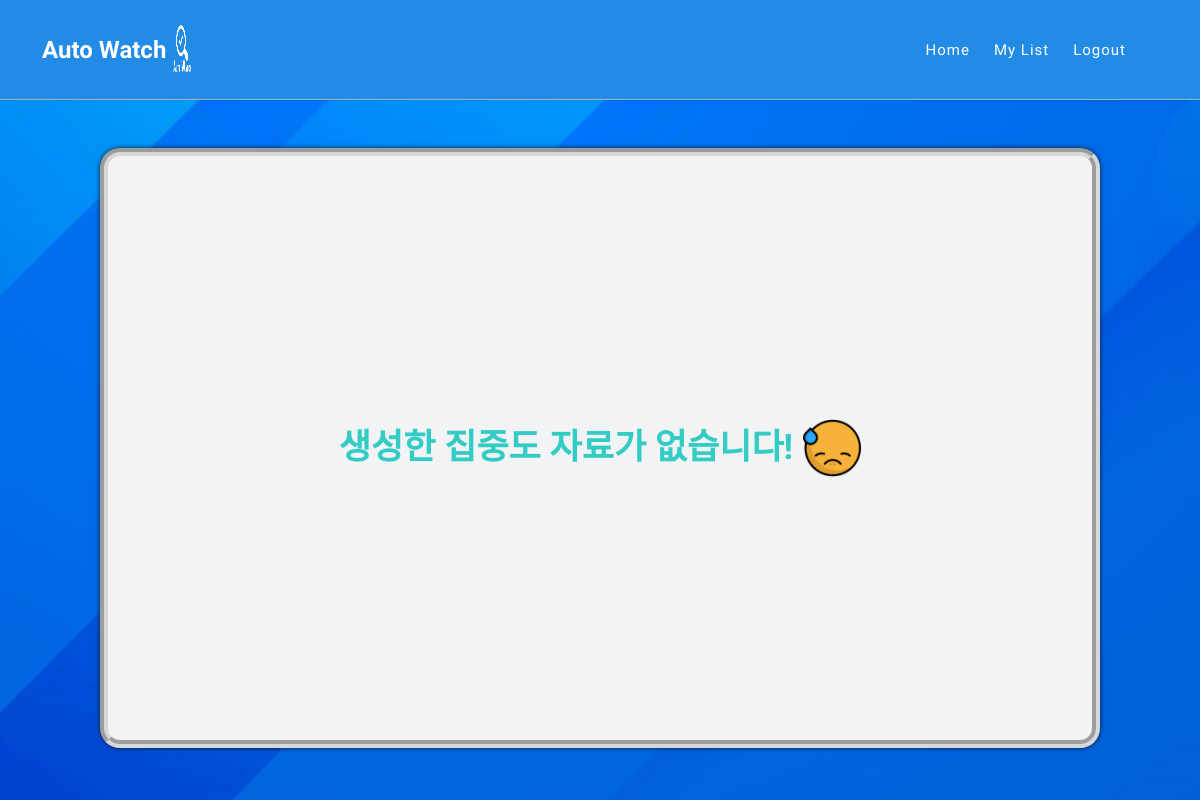
/main/list/analytics (signed in), run on an earlier commit of the app's database.
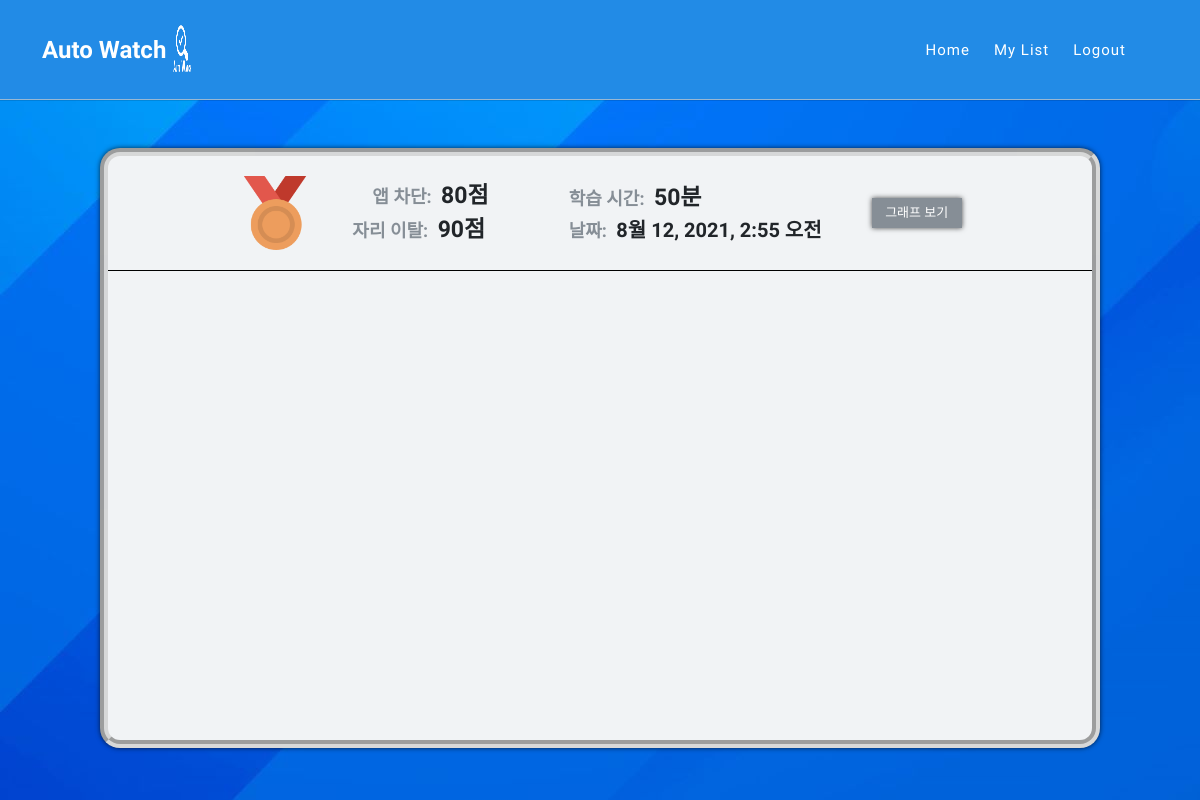
And on a later commit of the database.
### main/models.py (models this page shows, shortened)
class Analytics(models.Model):
    room_name = models.CharField(max_length=128, verbose_name="방 이름", default="NULL")
    email = models.EmailField(max_length=128, verbose_name="아이디",default="NULL")
    app = models.IntegerField(verbose_name="앱 차단 점수")
    person = models.IntegerField(verbose_name="자리 이탈 점수")
    time = models.IntegerField(verbose_name="학습 시간")
    make_date = models.DateTimeField(auto_now_add=True, verbose_name='생성 날짜')
    class Meta:
        db_table = 'analytics'
        verbose_name = '집중도'
        verbose_name_plural = '집중도'

### main/views.py (the view)
# urls.py: path('list/analytics',AnalyticsList.as_view()),
class AnalyticsList(ListView):
    model = Analytics
    template_name = 'analyticslist.html'
    def get_queryset(self):
        QuerySet = Analytics.objects.filter(email = self.request.session.get('user_email')).order_by('-make_date')
        return QuerySet

### main/templates/analyticslist.html (shortened to what this page needs)
<!DOCTYPE html>
<html lang="ko" id="html">
<head>
    <link href="/static/vendor/bootstrap/css/bootstrap.min.css" rel="stylesheet">
    <link rel="stylesheet" href="/static/assets/css/fontawesome.css">
    <link rel="stylesheet" href="/static/assets/css/templatemo-seo-dream.css?after">
    <link rel="stylesheet" href="/static/assets/css/main.css">
    <link rel="stylesheet" href="/static/assets/css/makeroom.css">
    <link rel="stylesheet" href="/static/assets/css/enterroom.css?after">
    <link rel="stylesheet" href="/static/assets/css/list.css?after?after?after?after">
    <link rel="stylesheet" href="/static/assets/css/animated.css">
    <link rel="stylesheet" href="https://cdnjs.cloudflare.com/ajax/libs/animate.css/4.1.1/animate.min.css"/>
    <link rel="stylesheet" href="/static/assets/css/owl.css">
</head>
<body>
    <div class="animate__animated animate__fadeInDown animate__delay-0.8s">
      <header class="header-area">
        <div class="container">
          <div class="row">
            <div class="col-12">
                <nav class="main-nav">
                  <a href="/main" class="logo">
                    <h4>Auto Watch <img src="/static/assets/images/자동감시로고_-removebg-preview.png" alt="" class="auto_logo"></h4>
                  </a>
                  <ul class="nav">
                    <li class="scroll-to-section"><a href="/main">Home</a></li>
                    <li class="scroll-to-section"><a href="/main/list">My List</a></li>
                    <li class="scroll-to-section"><a href="/logout">Logout</a></li>
                    <li class="scroll-to-section"></li>
                  </ul>
                </nav>
            </div>
          </div>
        </div>
      </header>
    </div>
    <div class="main">
      <div class="inner">
        <div class="list-wapper" id="list-wapper" name="list-wapper" >
          {% if object_list %}
            {% for Analytics in object_list %}
              {% if Analytics.app > 90 and Analytics.person > 90 and Analytics.time > 60 %}
                <div class="analytics-list">
                  <img src="/static/assets/images/gold-medal.png" alt="">
                  <div class="over"><span class="list-sub-text-anal">앱 차단: </span><span class="list-main-text">{{Analytics.app}}점</span><br><span class="list-sub-text">자리 이탈: </span><span class="list-main-text">{{Analytics.person}}점</span></div>
                  <div class="under"><span class="list-sub-text">학습 시간: </span><span class="list-main-text">{{Analytics.time}}분</span><br><span class="list-sub-text">날짜: </span><span class="list-main-text-date">{{Analytics.make_date}}</span></div>
                  <button onclick="location.href='/main/list/analytics/{{Analytics.pk}}'">그래프 보기</button>
                </div>
              {% elif Analytics.app > 70 and Analytics.person > 70 and Analytics.time > 40 %}
                <div class="analytics-list">
                  <img src="/static/assets/images/bronze-medal.png" alt="">
                  <div class="over"><span class="list-sub-text-anal">앱 차단: </span><span class="list-main-text">{{Analytics.app}}점</span><br><span class="list-sub-text">자리 이탈: </span><span class="list-main-text">{{Analytics.person}}점</span></div>
                  <div class="under"><span class="list-sub-text">학습 시간: </span><span class="list-main-text">{{Analytics.time}}분</span><br><span class="list-sub-text">날짜: </span><span class="list-main-text-date">{{Analytics.make_date}}</span></div>
                  <button onclick="location.href='/main/list/analytics/{{Analytics.pk}}'">그래프 보기</button>
                </div>
              {%endif%}
            {% endfor%}
          {% else %}
            <div id="noroom" class="animate__animated animate__rubberBand animate__delay-0.8s">
                <span>생성한 집중도 자료가 없습니다!</span>
                <img src="/static/assets/images/embarrassed.png" alt="">
            </div>
          {%endif%}
        </div>
      </div>
    </div>
</body>
</html>

What changed in the data, as far as the page shows it:
added Analytics: app "80", person "90", time "50", make_date "8월 12, 2021, 2:55 오전"
Also different on the page:
text no longer shown: "생성한 집중도 자료가 없습니다!"
